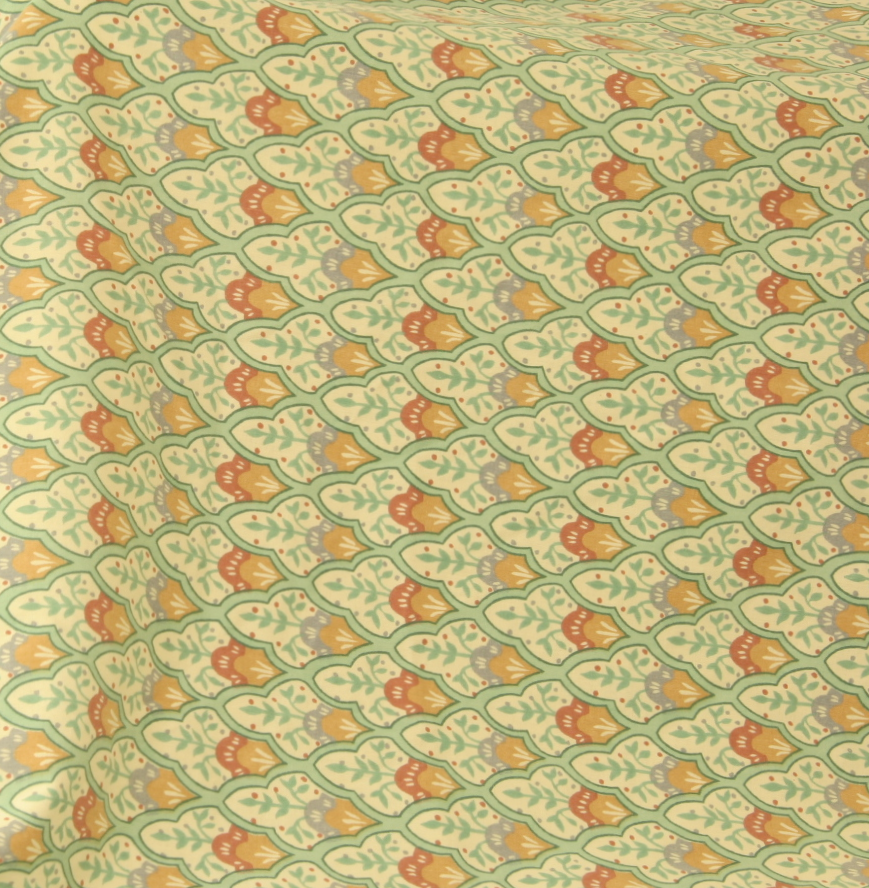
%> input picture Matrix Completion/figure/cloth.png, 869 x 888 px
$ octave work.m   (GNU Octave 9; MATLAB toolbox functions it lacks are replaced by stand-ins)
%> lines starting %> are read from the running program, lines starting %| are printed output that depends on the picture
### Matrix Completion/subfun/recover_image.m
function [out1, out2, I_sampled_rgb, snr1, snr2, ssim1, ssim2] = recover_image(I, is_gray)
    % 转换为双精度
    I_double = double(I);
    rng(1);

    % 设定采样率
    p = 0.3;

    % 获取图像尺寸
    [m, n, c] = size(I_double);

    % 生成采样掩码
    index = false(m, n);
    numTrue = round(p * m * n);
    index(randperm(m * n, numTrue)) = true;

    if is_gray
        % 处理灰度图像
        I_sampled = I_double .* index;
        out1 = DRSM(I_sampled, index, 0.1, 0.3, 1.6, sqrt(m*n)*p*(1-p), 2000, 1e-2);
        out2 = ADMM(I_sampled, index, sqrt(m*n)*p*(1-p), 0.6, 2000, 1e-2);
        I_sampled_rgb = I_sampled;  % 采样后的灰度图像
    else
        % 处理彩色图像
        index_re = repmat(index, 1, c);
        I_sampled = reshape(I_double, m, n * c) .* index_re;

        out1 = DRSM(I_sampled, index_re, 0.1, 0.3, 1.6, sqrt(m*n)*p*(1-p), 2000, 1e-5);
        out2 = ADMM(I_sampled, index_re, sqrt(m*n)*p*(1-p), 0.6, 2000, 1e-5);

        % 构造采样后的彩色图像
        I_sampled_rgb = reshape(I_sampled, m, n, c);

    end

    % 计算 SNR 和 SSIM
    snr1 = compute_snr(I_double, reshape(out1.X, size(I_double)));
    snr2 = compute_snr(I_double, reshape(out2.X, size(I_double)));
    ssim1 = compute_ssim(I_double, reshape(out1.X, size(I_double)));
    ssim2 = compute_ssim(I_double, reshape(out2.X, size(I_double)));
end

### Matrix Completion/solver/DRSM.m
function out = DRSM(M, index, beta, rho, kn, tau, max_iter, tol)
   % [18 lines of commented-out code are left out]
    [m, n] = size(M);
    X = M;
    Y = X;
    U = zeros(m, n);
    % Vx = X;
    % Vy = Y;
    Zx = X;
    Zy = U;
    out.iter=1;
    out.time=0;
    sv = 100;
    for k = 1:max_iter
        Zy_prev = Zy;
        Zx_prev = Zx;
        % v-subproblem
        tic;
        Vx = ((beta + rho)/ (2 * beta + rho) ).* X + (beta / (2 * beta + rho)).* Y;
        Vy = (beta / (beta + rho)).* Vx + (rho/ (beta + rho)) .* Y;
        Vx = Vx.*~index+M.*index;
        % Vy = Vy.*~index+M.*index;
        % z-subproblem
        Z1 = 2 * Vy - Y;
        Z2 = 2 * Vx - X;
        % Z2 = Z2.*~index+M.*index;
        out1 = soft_thresholding(Z2, tau/rho,sv);
        Zx = out1.X;
        sv = out1.svp;
        t=toc;
        out.time = out.time+t;
        Zy = project_to_observed(Z1, M, index);
        % Update u
        X = X + kn*(Zx - Vx);
        tic;
        Y = Y + kn*(Zy - Vy);
        % X = X.*~index+M.*index;
        % Y = Y.*~index+M.*index;

        e1 = norm((Zx -Zx_prev),"fro") / (norm(Zx,"fro"));
        e2 = norm((Zy -Zy_prev),"fro")/(norm(Zy,"fro"));
        % [6 lines of commented-out code are left out]
        out.err(k) = max(e1,e2);
        t=toc;
        out.time = out.time+t;
        % Check for convergence
        if out.err(k) <= tol || k>=max_iter
            out.iter=k;
            % out.Vx = Vx;
            % out.Vy = Vy;
            out.Zx = Zx;
            out.Zy = Zy;
            out.X = X;
            out.Y = Y;
            % out.iter = k;
            break;
        end
    end
end

### Matrix Completion/work.m
clc;
clear;
addpath("figure\","solver\","subfun\")

% 读取多个图像
image_files = {'cloth.png', 'building.png', 'window.png', 'Barbara.png', 'Cameraman.png', 'peppers.png'};
num_images = numel(image_files);

% 初始化存储变量
X_filled1_all = cell(1, num_images);
X_filled2_all = cell(1, num_images);
I_sampled_all = cell(1, num_images);
snr1_all = zeros(1, num_images);
snr2_all = zeros(1, num_images);
ssim1_all = zeros(1, num_images);
ssim2_all = zeros(1, num_images);
time1_all = zeros(1, num_images);
time2_all = zeros(1, num_images);
iter1_all = zeros(1, num_images);
iter2_all = zeros(1, num_images);

% 逐个处理图像
for i = 1:1
    I = imread(image_files{i});
%> I is the input picture: size 888x869x3 uint8; mean R, G, B 193.1, 181.3, 126.8
    is_gray = size(I, 3) == 1;
%> is_gray = false

    % 直接从 recover_image 获取输出
    [out1, out2, I_sampled, snr1, snr2, ssim1, ssim2] = recover_image(I, is_gray);
%> in recover_image, `index(randperm(m * n, numTrue)) = true;`:
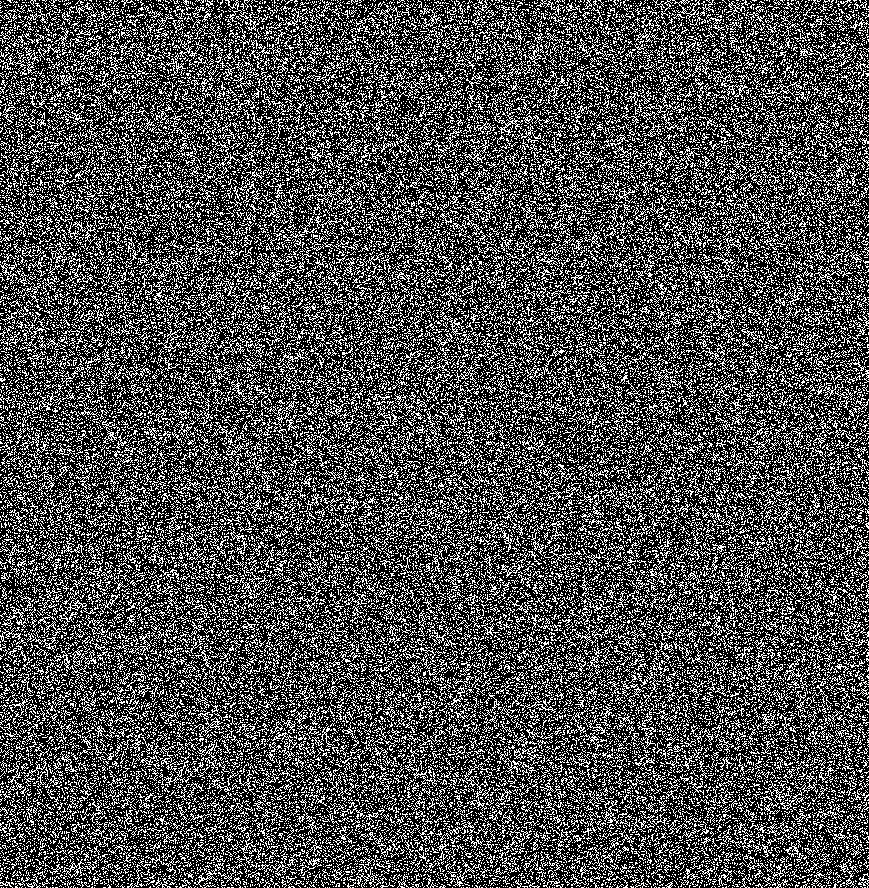
%> index: size 888x869 logical; 30% white in thin lines or dots
%> in recover_image, `I_sampled = reshape(I_double, m, n * c) .* index_re;`:
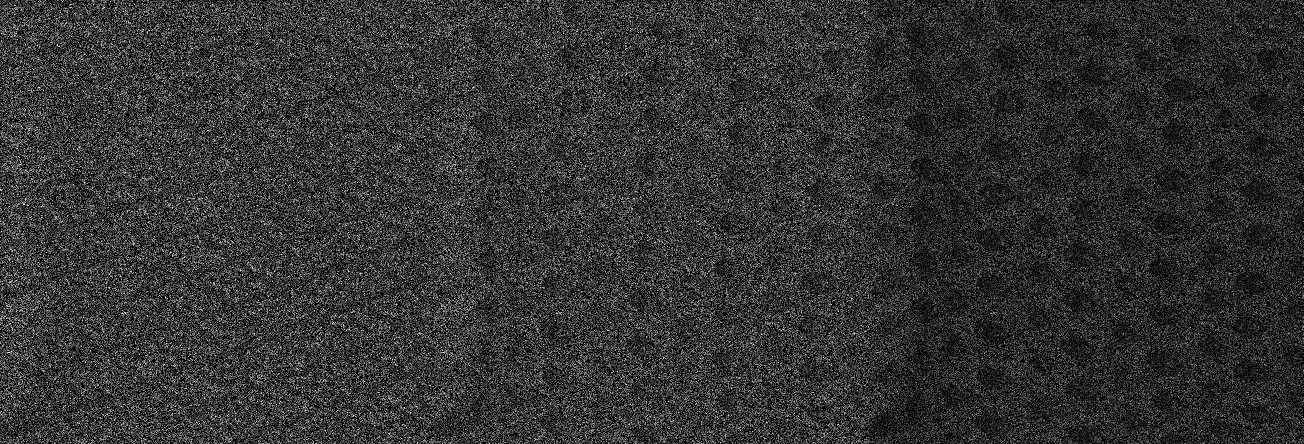
%> I_sampled: size 888x2607 double (shown at 1/2 size); min 0, max 254, mean 50.1
%> the run ends on the next line

$ run again, with Matrix Completion/figure/Baboon.bmp saved as Matrix Completion/figure/cloth.png
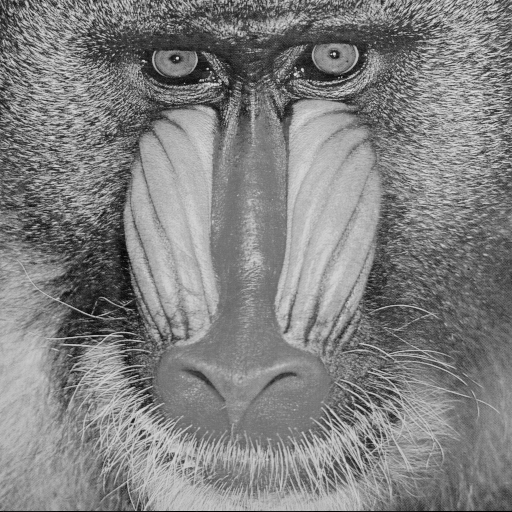
%> input picture Matrix Completion/figure/Baboon.bmp, 512 x 512 px
%> I is the input picture: size 512x512 uint8; min 0, max 230, mean 129.1
%> in recover_image, `index(randperm(m * n, numTrue)) = true;`:
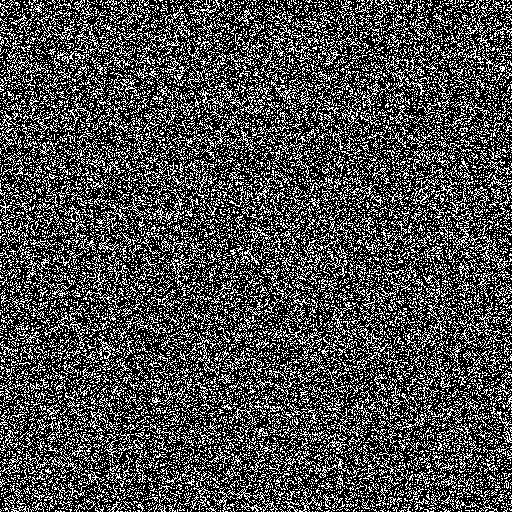
%> index: size 512x512 logical; 30% white in thin lines or dots
%> in recover_image, `I_sampled = I_double .* index;`:
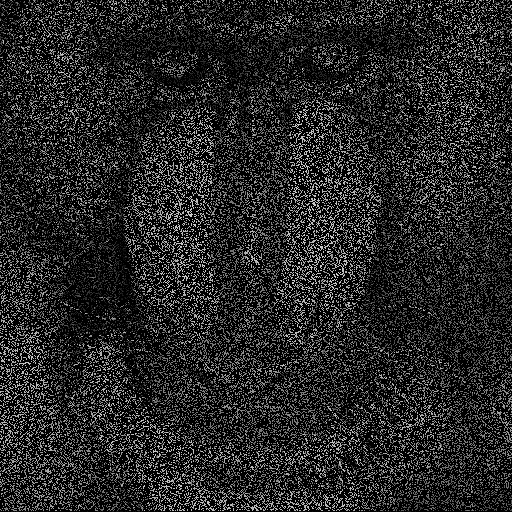
%> I_sampled: size 512x512 double; min 0, max 222, mean 38.7
